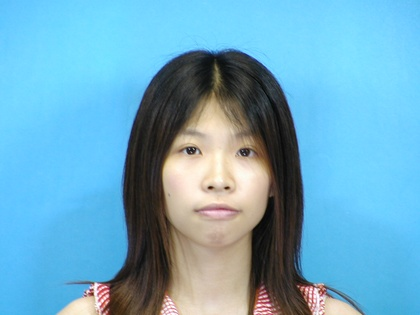
%> input picture Dataset_training_photo/photo/f-005-01.jpg, 420 x 315 px, shrunk from 1024 x 768 before the run
$ octave forensic_mlbp.m   (GNU Octave 9; MATLAB toolbox functions it lacks are replaced by stand-ins)
%> lines starting %> are read from the running program, lines starting %| are printed output that depends on the picture
### pattern_bin_process.m
function LBP_Im=pattern_bin_process(Input_Im, R)


if size(Input_Im, 3) == 3
	Input_Im = rgb2gray(Input_Im);
end
L = 2*R + 1;
C = round(L/2);
Input_Im = uint8(Input_Im);
row_max = size(Input_Im,1)-L+1;
col_max = size(Input_Im,2)-L+1;
LBP_Im = zeros(row_max, col_max);
for i = 1:row_max
    for j = 1:col_max
	    A = Input_Im(i:i+L-1, j:j+L-1);
	    A = A+1-A(C,C);
	    A(A>0) = 1;
	    LBP_Im(i,j) = A(C,L) + A(L,L)*2 + A(L,C)*4 + A(L,1)*8 + A(C,1)*16 + A(1,1)*32 + A(1,C)*64 + A(1,L)*128;
    end
end

### proj_process.m
function final_eig_tr=proj_process(final_feature_poto,final_feature_sketch)

loc=find(isnan(final_feature_poto));
final_feature_poto(loc)=1;

loc=find(isnan(final_feature_sketch));
final_feature_sketch(loc)=1;

[rr1 cc1]=size(final_feature_poto);
[rr2 cc2]=size(final_feature_sketch);

rrval=min([rr1 rr2]);

final_feature_poto=final_feature_poto(1:rrval,:);
final_feature_sketch=final_feature_sketch(1:rrval,:);

tr=(final_feature_poto);
te=(final_feature_sketch);

final_tr_database=([tr te]);

final_eig_tr=diag(final_tr_database'*final_tr_database);

### test_process.m
function result=test_process(final_feature_poto,final_eig_tr)

final_test= final_feature_poto(:);

[rrl ccl]= size(final_test);


len=length(final_eig_tr)/2;

% for k3=1:cc1

test_data=final_test'*final_test;
[val loc]=min((abs(final_eig_tr-test_data)));

result=loc-len;

### forensic_mlbp.m
clc
clear all
close all
warning off;
delete databasemlbp.mat;

disp('******************');
disp('Forensic face sketch recognition');
disp('******************');
pause;


disp('-----------------');
disp('Executing training process');
disp('-----------------');
pause;

sketchDatabasePath=uigetdir(cd,'select sketch dataset images for training');
%> the answer given: Dataset_training_photo/photo
sketchfiles=dir(sketchDatabasePath);
no_of_fold=length(sketchfiles);

potoDatabasePathf=uigetdir(cd,'select forensic dataset images for training');
%> the answer given: Dataset_training_photo/photo
 potofilesf=dir(potoDatabasePathf);

 index=1;

 for k1=3:no_of_fold

     file_ske= sketchfiles(k1).name;
  file_poto=potofilesf(k1).name;

    if(~strcmp(file_ske,'Thumbs.db') & ~strcmp(file_poto,'Thumbs.db'));
        file_ske=strcat(sketchDatabasePath,'\',file_ske);
         file_poto=strcat(potoDatabasePathf,'\',file_poto);

         face_file{index}=file_poto;

         imag=imread(file_ske);
%> imag is the input picture: size 315x420x3 uint8; mean R, G, B 109.6, 169.3, 195.3

		            figure,imshow(imag);
title('Input-Sketch Images'),
            final_feature_sketch_img=pattern_bin_process(imag,2);
%> in pattern_bin_process, `Input_Im = rgb2gray(Input_Im);`:
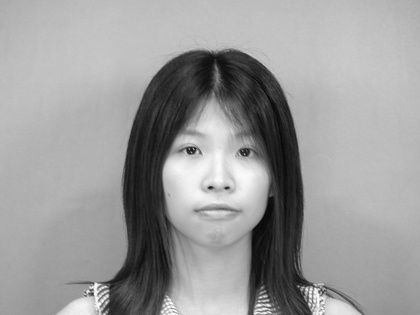
%> Input_Im: size 315x420 uint8; min 6, max 254, mean 154.4
%> after the loop in pattern_bin_process, `for i = 1:row_max`:
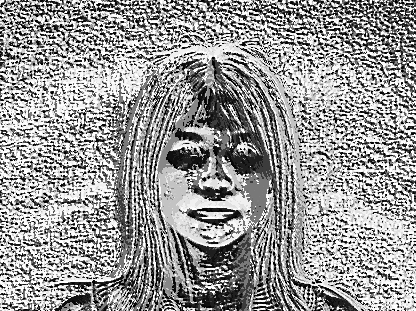
%> LBP_Im: size 311x416 double; min 0, max 255, mean 152.7
%> after the loop in pattern_bin_process, `for i = 1:row_max`: A = [1 1 1 1 1; 1 1 1 1 1; 1 0 1 0 1; 1 1 1 0 1; 1 1 1 1 1]
         len_siftg=length(final_feature_sketch_img(:));
%> len_siftg = 129376
            final_feature_sketch(1:len_siftg,index)=final_feature_sketch_img(:);
	        imagpo=rgb2gray(imread(file_poto));
	                    	figure,imshow(imagpo);
	    title('Input-Forensic Images');
	     [rr cc]=size(imagpo);
%> rr = 315; cc = 420
	    final_feature_poto_img=pattern_bin_process(imagpo,2);
	     len_siftg=length(final_feature_poto_img(:));
	     final_feature_poto(1:len_siftg,index)=final_feature_poto_img(:);

  index=index+1;
   end

end
%> pass 2 of the loop `for k1=3:no_of_fold`:
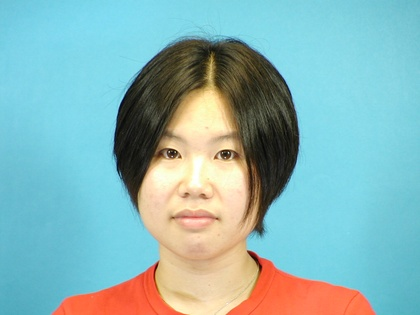
%> input picture Dataset_training_photo/photo/f-006-01.jpg, 420 x 315 px, shrunk from 1024 x 768 before the run
%> imag is the input picture: size 315x420x3 uint8; mean R, G, B 137.4, 181.2, 181.7
%> in pattern_bin_process (call 3), `Input_Im = rgb2gray(Input_Im);`:
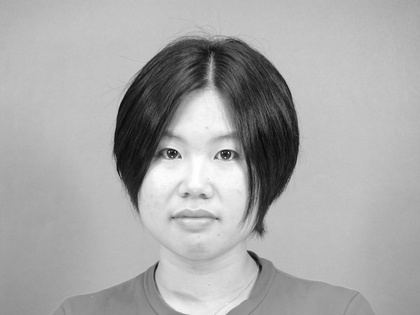
%> Input_Im: size 315x420 uint8; min 5, max 255, mean 168.1
%> after the loop in pattern_bin_process (call 3), `for i = 1:row_max`:
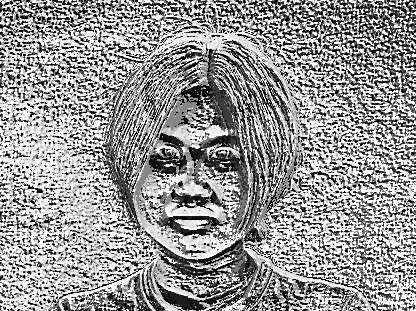
%> LBP_Im: size 311x416 double; min 0, max 255, mean 151.9
%> after the loop in pattern_bin_process (call 3), `for i = 1:row_max`: A = [1 1 1 1 1; 1 0 0 0 1; 1 1 1 1 0; 1 0 0 0 0; 1 0 0 0 0]

 save databasemlbp.mat final_feature_poto final_feature_sketch face_file
close all;
pause;
disp('------------------------------------------------');
disp('EXECUTING MULTISCALE LOCAL BINARY PATTERNS(MLBP)');
disp('------------------------------------------------');

load databasemlbp.mat

final_eig_tr=proj_process(final_feature_poto,final_feature_sketch);
%> in proj_process, `loc=find(isnan(final_feature_poto));`: loc = []
%> in proj_process, `[rr1 cc1]=size(final_feature_poto);`: rr1 = 129376; cc1 = 2
%> in proj_process, `[rr2 cc2]=size(final_feature_sketch);`: rr2 = 129376; cc2 = 2
%> in proj_process, `rrval=min([rr1 rr2]);`: rrval = 129376
%> in proj_process, `final_eig_tr=diag(final_tr_database'*final_tr_database);`: final_eig_tr = [4071797967; 4065469079; 4071797967; 4065469079]
%> final_eig_tr = [4071797967; 4065469079; 4071797967; 4065469079]

sketchDatabasePath = uigetdir(cd,'Select sketch dataset images for testing');
%> the answer given: Dataset_training_photo/photo
sketchfiles=dir(sketchDatabasePath);
no_of_fold=length(sketchfiles);


index=1;
figure,
 for k1=3:no_of_fold

	file_ske= sketchfiles(k1).name;

	if(~strcmp(file_ske,'Thumbs.db'));

		file_ske=strcat(sketchDatabasePath,'\',file_ske);
		imag=imread(file_ske);
		final_feature_sketch_imgt=pattern_bin_process(imag,2);

		result=test_process(final_feature_sketch_imgt,final_eig_tr);
%> in test_process, `test_data=final_test'*final_test;`: test_data = 4071797967
%> in test_process, `[val loc]=min((abs(final_eig_tr-test_data)));`: val = 0; loc = 1
%> in test_process, `result=loc-len;`: result = -1
%> result = -1

		subplot(1,2,1),imshow(imag);
		title('Query Image');
%> (the run ends here)
